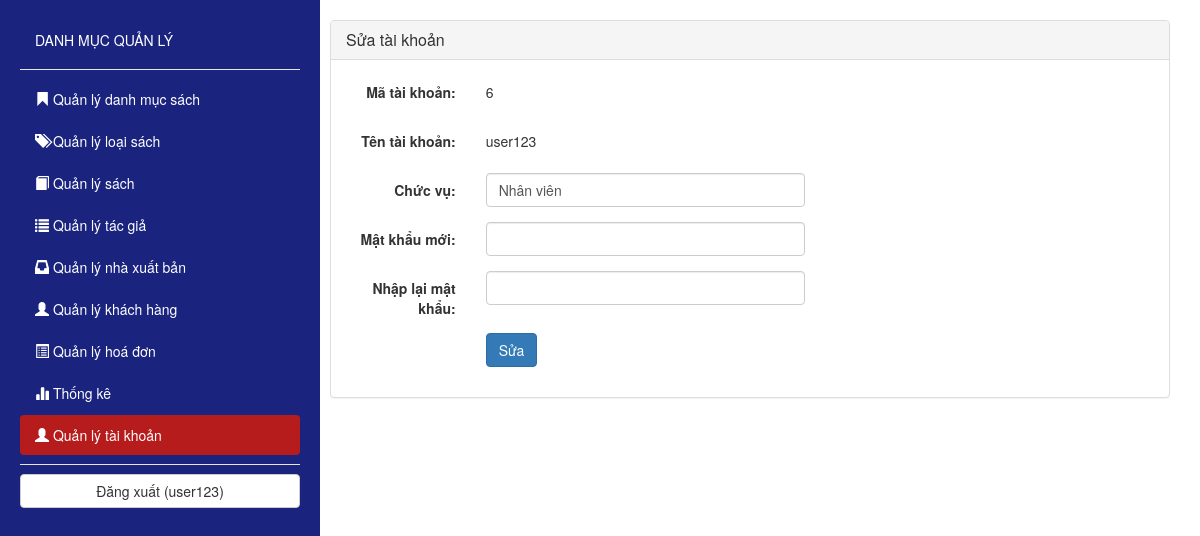
Page /admin.php?c=TaiKhoan&act=Sua&matk=6 (signed in) on the earlier database version.
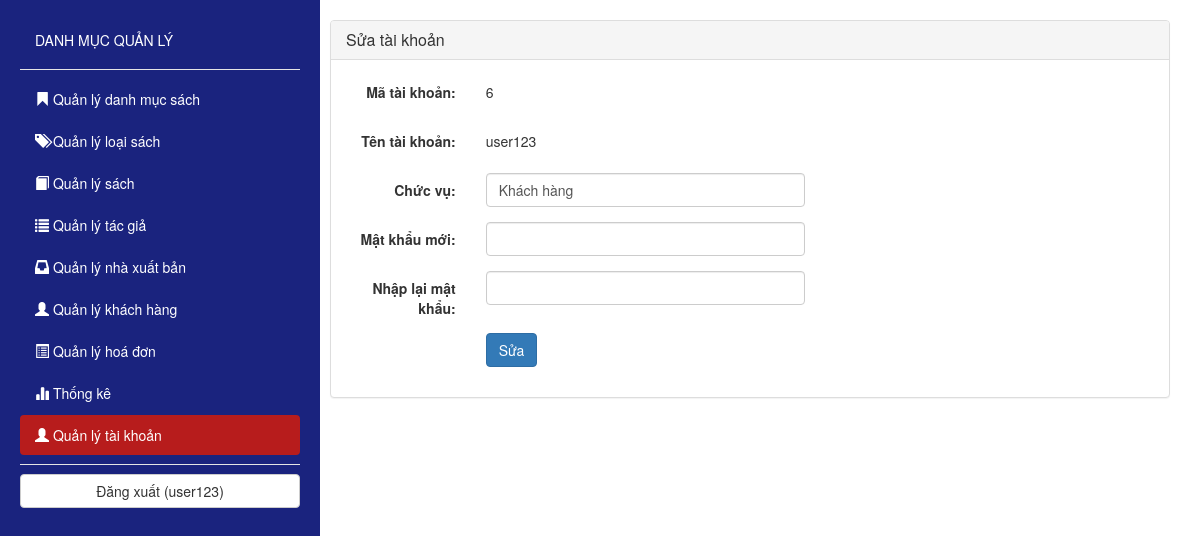
Same page on the later database version.
### tables this page shows
CREATE TABLE `TAIKHOAN` (
  `MATK` int(11) NOT NULL,
  `TENTK` varchar(40) DEFAULT NULL,
  `MATKHAU` varchar(40) DEFAULT NULL,
  `CHUCVU` varchar(40) NOT NULL
);

### Controller/TaiKhoan/Sua.php (called while the page is built, shortened)
<?php
	include_once("Model/TaiKhoan.php");
	$tk = new TaiKhoan();
	$result = $tk->LayTaiKhoanTheoMa($_REQUEST['matk']);
	include_once("View/TaiKhoan/Sua.php");
?>

### Model/TaiKhoan.php (called while the page is built, shortened)
<?php
	include_once("DataProvider.php");
	class TaiKhoan
	{
		private $cn;
		function __construct(){
			$this->cn = new DataProvider();
		}
		function LayTaiKhoanTheoMa($matk)
		{
			$sql = "SELECT * FROM TAIKHOAN WHERE MATK = $matk";
			return $this->cn->Fetch($sql);
		}
	}
?>

### Model/DataProvider.php (called while the page is built, shortened)
<?php
class DataProvider
{
	private $link;
	function __construct()
	{
		$this->link=mysqli_connect("localhost","root","","bansach");
	}
	function ExecuteQuery($sql)
	{
		mysqli_query($this->link,"set names 'utf8'");
		return mysqli_query($this->link, $sql);
	}
	function Fetch($sql)
	{
		$result=$this->ExecuteQuery($sql);
		return mysqli_fetch_assoc($result);
	}
}
?>

### View/TaiKhoan/Sua.php (the view, shortened to what this page needs)
<div class="panel panel-default">
	<div class="panel-heading">
		<h3 class="panel-title">Sửa tài khoản</h3>
	</div>
	<div class="panel-body">
		<?php
			if(isset($kq))
			{
				if($kq === true)
					echo "Cập nhật thành công";
				else
					echo "Cập nhật không thành công";
			}
			else
			{
				$alert = '';
				$input_hidden = '';
				foreach ($_GET as $key => $value) {
					$input_hidden.= "<input type='hidden' name='$key' value='$value'>";
				}
				$form = <<< EOD
				<form class="form-horizontal" role="form" id="frmSuaTK">
					$alert
					<div class="form-group">
						<label class="control-label col-sm-2">Mã tài khoản: </label>
						<div class="col-sm-10">
							<p class="form-control-static">{$result['MATK']}</p>
						</div>
					</div>
					<div class="form-group">
						<label class="control-label col-sm-2" for="tentk">Tên tài khoản: </label>
						<div class="col-sm-10">
							<p class="form-control-static">{$result['TENTK']}</p>
						</div>
					</div>
					<div class="form-group">
						<label class="control-label col-sm-2" for="chucvu">Chức vụ: </label>
						<div class="col-sm-5">
							<input type="text" name="chucvu" class="form-control" value="{$result['CHUCVU']}" required>
						</div>
					</div>
					<div class="form-group">
						<label class="control-label col-sm-2" for="matkhau">Mật khẩu mới: </label>
						<div class="col-sm-5">
							<input type="password" id="matkhau" name="matkhau" class="form-control">
						</div>
					</div>
					<div class="form-group">
						<label class="control-label col-sm-2" for="r_matkhau">Nhập lại mật khẩu: </label>
						<div class="col-sm-5">
							<input type="password" name="r_matkhau" class="form-control">
						</div>
					</div>
					$input_hidden
					<div class="form-group">
						<div class="col-sm-10 col-sm-offset-2">
							<button type="submit" name="btnSua" class="btn btn-primary">Sửa</button>
						</div>
					</div>
				</form>
EOD;
				echo $form;
			}
		?>
	</div>
</div>

Differences in the rows shown:
changed taikhoan "user123": chucvu "Nhân viên" → "Khách hàng"
